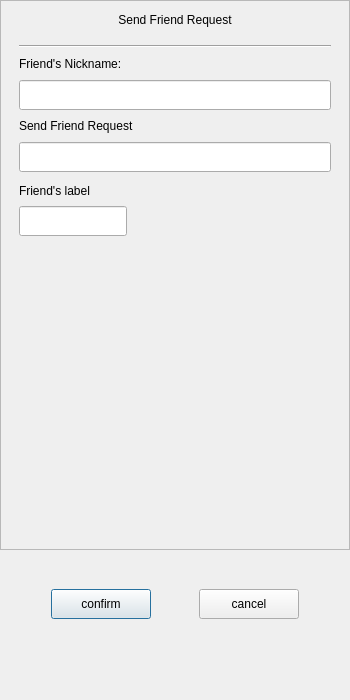
<?xml version="1.0" encoding="UTF-8"?>
<ui version="4.0">
 <class>AddUserRequestDialog</class>
 <widget class="QDialog" name="AddUserRequestDialog">
  <property name="geometry">
   <rect>
    <x>0</x>
    <y>0</y>
    <width>350</width>
    <height>700</height>
   </rect>
  </property>
  <property name="minimumSize">
   <size>
    <width>350</width>
    <height>700</height>
   </size>
  </property>
  <property name="maximumSize">
   <size>
    <width>350</width>
    <height>700</height>
   </size>
  </property>
  <property name="windowTitle">
   <string>Dialog</string>
  </property>
  <layout class="QVBoxLayout" name="verticalLayout">
   <property name="spacing">
    <number>0</number>
   </property>
   <property name="leftMargin">
    <number>0</number>
   </property>
   <property name="topMargin">
    <number>0</number>
   </property>
   <property name="rightMargin">
    <number>0</number>
   </property>
   <property name="bottomMargin">
    <number>0</number>
   </property>
   <item>
    <widget class="QScrollArea" name="scrollArea">
     <property name="minimumSize">
      <size>
       <width>0</width>
       <height>550</height>
      </size>
     </property>
     <property name="maximumSize">
      <size>
       <width>16777215</width>
       <height>550</height>
      </size>
     </property>
     <property name="widgetResizable">
      <bool>true</bool>
     </property>
     <widget class="QWidget" name="scrollAreaWidgetContents">
      <property name="geometry">
       <rect>
        <x>0</x>
        <y>0</y>
        <width>348</width>
        <height>548</height>
       </rect>
      </property>
      <layout class="QVBoxLayout" name="verticalLayout_2">
       <item>
        <widget class="QWidget" name="widget_2" native="true">
         <property name="minimumSize">
          <size>
           <width>0</width>
           <height>20</height>
          </size>
         </property>
         <property name="maximumSize">
          <size>
           <width>16777215</width>
           <height>20</height>
          </size>
         </property>
         <layout class="QHBoxLayout" name="horizontalLayout_2">
          <property name="spacing">
           <number>0</number>
          </property>
          <property name="leftMargin">
           <number>0</number>
          </property>
          <property name="topMargin">
           <number>0</number>
          </property>
          <property name="rightMargin">
           <number>0</number>
          </property>
          <property name="bottomMargin">
           <number>0</number>
          </property>
          <item>
           <widget class="QLabel" name="display_title_label">
            <property name="text">
             <string>Send Friend Request</string>
            </property>
            <property name="alignment">
             <set>Qt::AlignmentFlag::AlignCenter</set>
            </property>
           </widget>
          </item>
         </layout>
        </widget>
       </item>
       <item>
        <widget class="QWidget" name="widget_3" native="true">
         <layout class="QVBoxLayout" name="verticalLayout_3">
          <item>
           <widget class="Line" name="line">
            <property name="orientation">
             <enum>Qt::Orientation::Horizontal</enum>
            </property>
           </widget>
          </item>
          <item>
           <widget class="QLabel" name="display_nickname_label">
            <property name="minimumSize">
             <size>
              <width>0</width>
              <height>20</height>
             </size>
            </property>
            <property name="maximumSize">
             <size>
              <width>16777215</width>
              <height>20</height>
             </size>
            </property>
            <property name="text">
             <string>Friend's Nickname:</string>
            </property>
           </widget>
          </item>
          <item>
           <widget class="RestrictUserSearchingInput" name="nick_name_edit">
            <property name="minimumSize">
             <size>
              <width>0</width>
              <height>30</height>
             </size>
            </property>
            <property name="maximumSize">
             <size>
              <width>16777215</width>
              <height>30</height>
             </size>
            </property>
           </widget>
          </item>
          <item>
           <widget class="QLabel" name="display_reason_label">
            <property name="minimumSize">
             <size>
              <width>0</width>
              <height>20</height>
             </size>
            </property>
            <property name="maximumSize">
             <size>
              <width>16777215</width>
              <height>20</height>
             </size>
            </property>
            <property name="text">
             <string>Send Friend Request</string>
            </property>
           </widget>
          </item>
          <item>
           <widget class="RestrictUserSearchingInput" name="request_msg_edit">
            <property name="minimumSize">
             <size>
              <width>0</width>
              <height>30</height>
             </size>
            </property>
            <property name="maximumSize">
             <size>
              <width>16777215</width>
              <height>30</height>
             </size>
            </property>
           </widget>
          </item>
          <item>
           <widget class="QWidget" name="widget_4" native="true">
            <layout class="QVBoxLayout" name="verticalLayout_4">
             <property name="spacing">
              <number>0</number>
             </property>
             <property name="leftMargin">
              <number>0</number>
             </property>
             <property name="topMargin">
              <number>0</number>
             </property>
             <property name="rightMargin">
              <number>0</number>
             </property>
             <property name="bottomMargin">
              <number>0</number>
             </property>
             <item>
              <widget class="QLabel" name="display_category_label">
               <property name="minimumSize">
                <size>
                 <width>0</width>
                 <height>20</height>
                </size>
               </property>
               <property name="maximumSize">
                <size>
                 <width>16777215</width>
                 <height>20</height>
                </size>
               </property>
               <property name="text">
                <string>Friend's label</string>
               </property>
              </widget>
             </item>
             <item>
              <widget class="QWidget" name="input_tag_widget" native="true">
               <property name="minimumSize">
                <size>
                 <width>0</width>
                 <height>35</height>
                </size>
               </property>
               <property name="maximumSize">
                <size>
                 <width>16777215</width>
                 <height>35</height>
                </size>
               </property>
               <widget class="RestrictUserSearchingInput" name="tag_input">
                <property name="geometry">
                 <rect>
                  <x>0</x>
                  <y>2</y>
                  <width>108</width>
                  <height>30</height>
                 </rect>
                </property>
                <property name="minimumSize">
                 <size>
                  <width>21</width>
                  <height>30</height>
                 </size>
                </property>
                <property name="maximumSize">
                 <size>
                  <width>16777215</width>
                  <height>30</height>
                 </size>
                </property>
               </widget>
              </widget>
             </item>
             <item>
              <widget class="QWidget" name="user_tag_display_bar" native="true">
               <property name="maximumSize">
                <size>
                 <width>16777215</width>
                 <height>30</height>
                </size>
               </property>
               <layout class="QHBoxLayout" name="horizontalLayout_3">
                <property name="spacing">
                 <number>0</number>
                </property>
                <property name="leftMargin">
                 <number>0</number>
                </property>
                <property name="topMargin">
                 <number>0</number>
                </property>
                <property name="rightMargin">
                 <number>0</number>
                </property>
                <property name="bottomMargin">
                 <number>0</number>
                </property>
                <item>
                 <widget class="OnceClickableQLabel" name="tag_display">
                  <property name="text">
                   <string/>
                  </property>
                  <property name="alignment">
                   <set>Qt::AlignmentFlag::AlignCenter</set>
                  </property>
                 </widget>
                </item>
               </layout>
              </widget>
             </item>
             <item>
              <widget class="QWidget" name="widget_5" native="true">
               <property name="minimumSize">
                <size>
                 <width>0</width>
                 <height>200</height>
                </size>
               </property>
               <property name="maximumSize">
                <size>
                 <width>16777215</width>
                 <height>250</height>
                </size>
               </property>
               <layout class="QHBoxLayout" name="horizontalLayout_4">
                <property name="spacing">
                 <number>0</number>
                </property>
                <property name="leftMargin">
                 <number>0</number>
                </property>
                <property name="topMargin">
                 <number>0</number>
                </property>
                <property name="rightMargin">
                 <number>0</number>
                </property>
                <property name="bottomMargin">
                 <number>0</number>
                </property>
                <item>
                 <widget class="QWidget" name="existing_tag_widget" native="true">
                  <layout class="QHBoxLayout" name="horizontalLayout_5">
                   <property name="spacing">
                    <number>0</number>
                   </property>
                   <property name="leftMargin">
                    <number>0</number>
                   </property>
                   <property name="topMargin">
                    <number>0</number>
                   </property>
                   <property name="rightMargin">
                    <number>0</number>
                   </property>
                   <property name="bottomMargin">
                    <number>0</number>
                   </property>
                  </layout>
                 </widget>
                </item>
                <item>
                 <widget class="QWidget" name="widget_7" native="true">
                  <property name="minimumSize">
                   <size>
                    <width>30</width>
                    <height>0</height>
                   </size>
                  </property>
                  <property name="maximumSize">
                   <size>
                    <width>30</width>
                    <height>16777215</height>
                   </size>
                  </property>
                  <layout class="QVBoxLayout" name="verticalLayout_5">
                   <property name="spacing">
                    <number>0</number>
                   </property>
                   <property name="leftMargin">
                    <number>0</number>
                   </property>
                   <property name="topMargin">
                    <number>0</number>
                   </property>
                   <property name="rightMargin">
                    <number>0</number>
                   </property>
                   <property name="bottomMargin">
                    <number>0</number>
                   </property>
                   <item>
                    <spacer name="verticalSpacer_3">
                     <property name="orientation">
                      <enum>Qt::Orientation::Vertical</enum>
                     </property>
                     <property name="sizeHint" stdset="0">
                      <size>
                       <width>20</width>
                       <height>40</height>
                      </size>
                     </property>
                    </spacer>
                   </item>
                   <item>
                    <widget class="OnceClickableQLabel" name="show_more_label">
                     <property name="minimumSize">
                      <size>
                       <width>25</width>
                       <height>25</height>
                      </size>
                     </property>
                     <property name="maximumSize">
                      <size>
                       <width>25</width>
                       <height>25</height>
                      </size>
                     </property>
                     <property name="text">
                      <string/>
                     </property>
                     <property name="alignment">
                      <set>Qt::AlignmentFlag::AlignCenter</set>
                     </property>
                    </widget>
                   </item>
                   <item>
                    <spacer name="verticalSpacer_4">
                     <property name="orientation">
                      <enum>Qt::Orientation::Vertical</enum>
                     </property>
                     <property name="sizeHint" stdset="0">
                      <size>
                       <width>20</width>
                       <height>40</height>
                      </size>
                     </property>
                    </spacer>
                   </item>
                  </layout>
                 </widget>
                </item>
               </layout>
              </widget>
             </item>
            </layout>
           </widget>
          </item>
         </layout>
        </widget>
       </item>
      </layout>
     </widget>
    </widget>
   </item>
   <item>
    <spacer name="verticalSpacer_2">
     <property name="orientation">
      <enum>Qt::Orientation::Vertical</enum>
     </property>
     <property name="sizeType">
      <enum>QSizePolicy::Policy::Fixed</enum>
     </property>
     <property name="sizeHint" stdset="0">
      <size>
       <width>20</width>
       <height>30</height>
      </size>
     </property>
    </spacer>
   </item>
   <item>
    <widget class="QWidget" name="widget" native="true">
     <property name="minimumSize">
      <size>
       <width>0</width>
       <height>40</height>
      </size>
     </property>
     <property name="maximumSize">
      <size>
       <width>16777215</width>
       <height>60</height>
      </size>
     </property>
     <layout class="QHBoxLayout" name="horizontalLayout">
      <item>
       <spacer name="horizontalSpacer">
        <property name="orientation">
         <enum>Qt::Orientation::Horizontal</enum>
        </property>
        <property name="sizeHint" stdset="0">
         <size>
          <width>40</width>
          <height>20</height>
         </size>
        </property>
       </spacer>
      </item>
      <item>
       <widget class="ButtonDisplaySwitching" name="confirm_button">
        <property name="minimumSize">
         <size>
          <width>100</width>
          <height>30</height>
         </size>
        </property>
        <property name="maximumSize">
         <size>
          <width>100</width>
          <height>30</height>
         </size>
        </property>
        <property name="text">
         <string>confirm</string>
        </property>
       </widget>
      </item>
      <item>
       <spacer name="horizontalSpacer_3">
        <property name="orientation">
         <enum>Qt::Orientation::Horizontal</enum>
        </property>
        <property name="sizeHint" stdset="0">
         <size>
          <width>40</width>
          <height>20</height>
         </size>
        </property>
       </spacer>
      </item>
      <item>
       <widget class="ButtonDisplaySwitching" name="cancel_button">
        <property name="minimumSize">
         <size>
          <width>100</width>
          <height>30</height>
         </size>
        </property>
        <property name="maximumSize">
         <size>
          <width>100</width>
          <height>30</height>
         </size>
        </property>
        <property name="text">
         <string>cancel</string>
        </property>
       </widget>
      </item>
      <item>
       <spacer name="horizontalSpacer_2">
        <property name="orientation">
         <enum>Qt::Orientation::Horizontal</enum>
        </property>
        <property name="sizeHint" stdset="0">
         <size>
          <width>40</width>
          <height>20</height>
         </size>
        </property>
       </spacer>
      </item>
     </layout>
    </widget>
   </item>
   <item>
    <spacer name="verticalSpacer">
     <property name="orientation">
      <enum>Qt::Orientation::Vertical</enum>
     </property>
     <property name="sizeHint" stdset="0">
      <size>
       <width>20</width>
       <height>40</height>
      </size>
     </property>
    </spacer>
   </item>
  </layout>
 </widget>
 <customwidgets>
  <customwidget>
   <class>OnceClickableQLabel</class>
   <extends>QLabel</extends>
   <header location="global">onceclickableqlabel.h</header>
  </customwidget>
  <customwidget>
   <class>ButtonDisplaySwitching</class>
   <extends>QPushButton</extends>
   <header location="global">buttondisplayswitching.h</header>
  </customwidget>
  <customwidget>
   <class>RestrictUserSearchingInput</class>
   <extends>QLineEdit</extends>
   <header location="global">restrictusersearchinginput.h</header>
  </customwidget>
 </customwidgets>
 <resources/>
 <connections/>
</ui>
